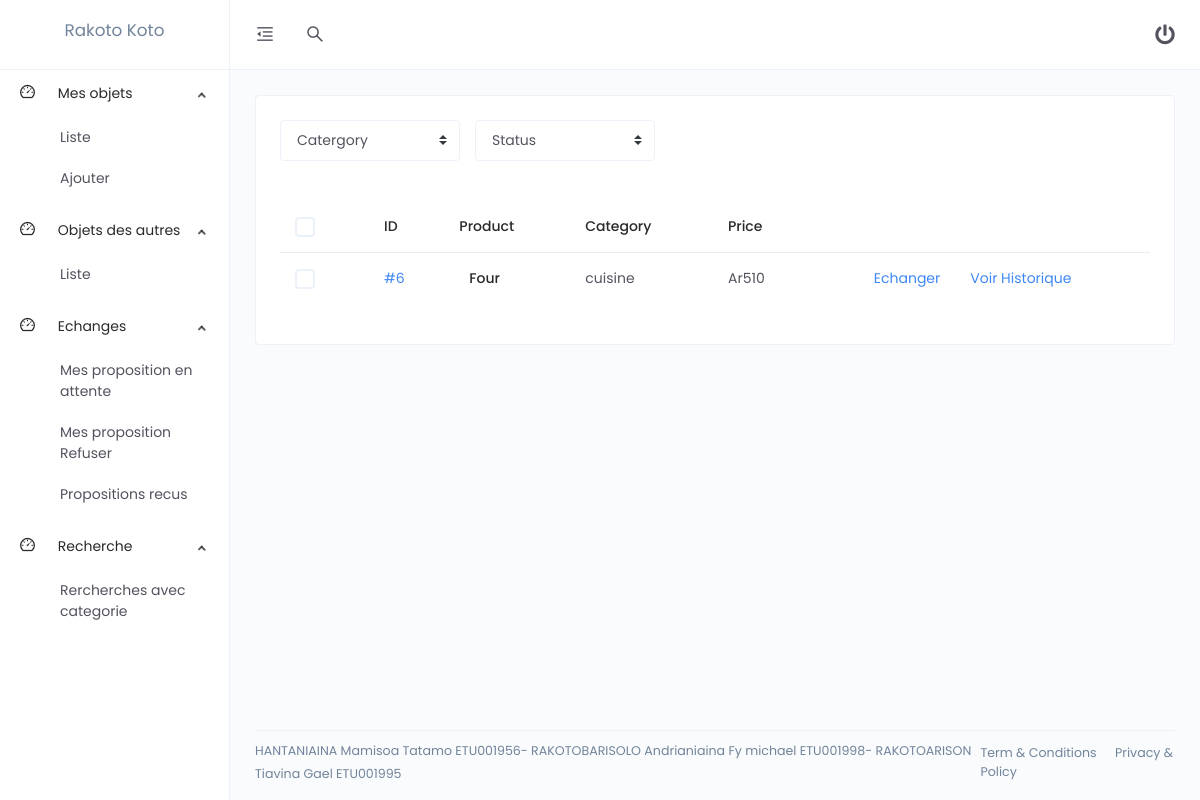
/front/listecompris?idobjet=2&percent=10&price=500 (signed in), run on the app's committed database.
### tables this page shows
CREATE TABLE objet(
    id int primary key AUTO_INCREMENT,
    idUser int,
    idCategory int,
    titre varchar(50),
    description varchar(50),
    photos text,
    prix_estimatif double,
    foreign key(idUser) references users(id),
    foreign key(idCategory) references category(id)
);

CREATE TABLE category(
    id int primary key AUTO_INCREMENT,
    name varchar(50) 
);

### application/views/front.php (called while the page is built, shortened)
<?php
$this->load->view("front/header");
$this->load->view("front/".$contents);
?>

### application/controllers/Front.php (called while the page is built, shortened)
<?php
class Front extends CI_Controller
{
    public function __construct()
    {
        $this->load->model('objet_model');
        $this->load->helper('form');
        $this->load->library('form_validation');
    }
    public function listecompris()
    {
        $info = array();
        $info['name'] = $this->session->userdata('name');
        $info['contents'] = 'liste_objet_compris';
        $id = $this->session->userdata('logged');
        $perc = intval($this->input->get('percent'));
        $val = intval($this->input->get('price'));
        $pp = ($val*$perc)/100;
        $min = $val - $pp;
        $max = $val + $pp;
        $info['list'] = $this->objet_model->get_user_not_list2($id,$min,$max);
        $this->load->view('front', $info);
    }
}

### index.php (called while the page is built, shortened)
<?php
require_once BASEPATH.'core/CodeIgniter.php';

### application/models/Objet_model.php (called while the page is built, shortened)
<?php
class Objet_model extends CI_Model
{
    public function get_user_not_list2($id,$min,$max){
        $result = [];
        $i=0;
        $req = "select objet.id,category.name,objet.titre,objet.prix_estimatif from objet join category on objet.idcategory=category.id where idUser!=%d and prix_estimatif >= %d and prix_estimatif <= %d";
        $req = sprintf($req,$id,$min,$max);
        $sql = $this->db->query($req);
        foreach ($sql->result_array() as $row){
            $result[$i]['id'] = $row['id'];
            $result[$i]['titre'] = $row['titre'];
            $result[$i]['category'] = $row['name'];
            $result[$i]['prix_estimatif'] = $row['prix_estimatif'];
            $i++;
        }
        return $result;
    }
}
?>

### application/views/front/liste_objet_compris.php (the view, shortened to what this page needs)
<div class="card">
                        <div class="card-body">
                            <div class="row m-b-30">
                                <div class="col-lg-8">
                                    <div class="d-md-flex">
                                        <div class="m-b-10 m-r-15">
                                            <select class="custom-select" style="min-width: 180px;">
                                                <option selected>Catergory</option>
                                            </select>
                                        </div>
                                        <div class="m-b-10">
                                            <select class="custom-select" style="min-width: 180px;">
                                                <option selected>Status</option>
                                            </select>
                                        </div>
                                    </div>
                                </div>
                                <div class="col-lg-4 text-right">
                                </div>
                            </div>
                            <div class="table-responsive">
                                <table class="table table-hover e-commerce-table">
                                    <thead>
                                        <tr>
                                            <th>
                                                <div class="checkbox">
                                                    <label for="checkAll" class="m-b-0"></label>
                                                </div>
                                            </th>
                                            <th>ID</th>
                                            <th>Product</th>
                                            <th>Category</th>
                                            <th>Price</th>
                                            <th></th>
                                            <th></th>
                                        </tr>
                                    </thead>
                                    <tbody>
                                        <?php
                                        for ($i=0; $i < count($list); $i++) {
                                            ?>
                                            <tr>
                                            <td>
                                                <div class="checkbox">
                                                    <label for="check-item-1" class="m-b-0"></label>
                                                </div>
                                            </td>
                                            <td>
                                                <a href="<?php su('front/details_objet2?idobjet='.$list[$i]['id'])?>">#<?php echo $list[$i]['id']?></a>
                                            </td>
                                            <td>
                                                <div class="d-flex align-items-center">
                                                    <h6 class="m-b-0 m-l-10"><?php echo $list[$i]['titre']?></h6>
                                                </div>
                                            </td>
                                            <td><?php echo $list[$i]['category']?></td>
                                            <td>Ar<?php echo $list[$i]['prix_estimatif']?></td>
                                            <td class="text-right">
                                                <a href="<?php su('frontechange/index?idobjet='.$list[$i]['id'])?>">Echanger</a>
                                            </td>
                                            <td>
                                                <a href="<?php su('Frontechange/getHisto/'.$list[$i]['id'])?>">Voir Historique</a>
                                            </td>
                                        </tr>
                                            <?php
                                        }
                                        ?>
                                    </tbody>
                                </table>
                            </div>
                        </div>
                    </div>

### data on the page
objet: id "6", titre "Four", idCategory.name "cuisine", prix_estimatif "510"

### other printed values
$name "Rakoto Koto"
